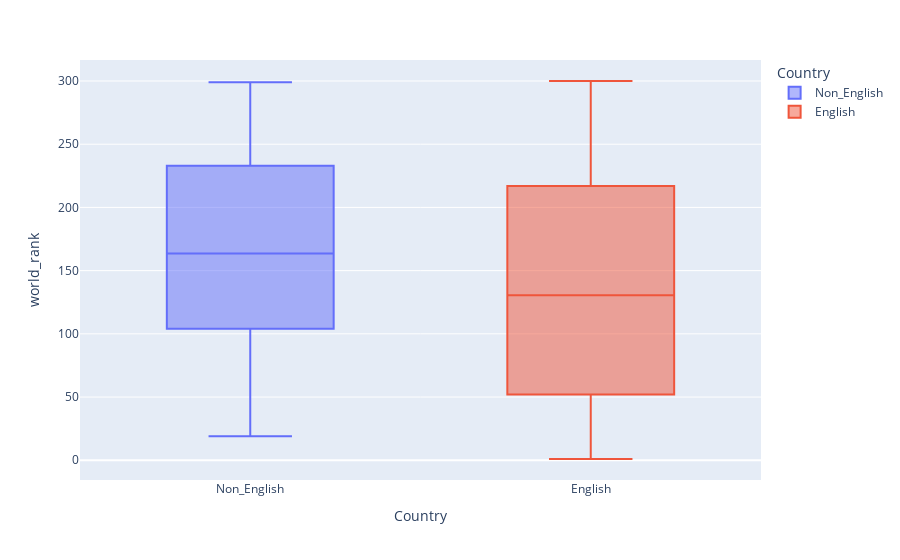

The notebook cell saved with this chart:
### Code cell
fig = px.box(pt_shanghai_14_all, x="Country", y="world_rank"#,hue = "year",
                 ,color = 'Country' )
fig.update_yaxes(showticklabels=True , matches=None)
fig.update_xaxes(showticklabels=True , matches=None)
fig.show()
#plt.savefig('boxplot_cwur_2012 .png', width=150,height = 150)

### Figure 1 — Plotly figure (JSON) as saved in the notebook; plotly's stock layout.template omitted (floating-point values rounded to 4 significant figures; data arrays with more than 128 entries replaced by an {"elided": "..."} marker saying what was removed)
{"data": [{"alignmentgroup": "True", "hovertemplate": "Country=%{x}<br>world_rank=%{y}<extra></extra>", "legendgroup": "Non_English", "marker": {"color": "#636efa"}, "name": "Non_English", "notched": false, "offsetgroup": "Non_English", "orientation": "v", "showlegend": true, "type": "box", "x": {"elided": "130 str values"}, "x0": " ", "xaxis": "x", "y": {"elided": "130 int values"}, "y0": " ", "yaxis": "y"}, {"alignmentgroup": "True", "hovertemplate": "Country=%{x}<br>world_rank=%{y}<extra></extra>", "legendgroup": "English", "marker": {"color": "#EF553B"}, "name": "English", "notched": false, "offsetgroup": "English", "orientation": "v", "showlegend": true, "type": "box", "x": {"elided": "170 str values"}, "x0": " ", "xaxis": "x", "y": {"elided": "170 int values"}, "y0": " ", "yaxis": "y"}], "layout": {"boxmode": "overlay", "legend": {"title": {"text": "Country"}, "tracegroupgap": 0}, "margin": {"t": 60}, "xaxis": {"anchor": "y", "categoryarray": ["Non_English", "English"], "categoryorder": "array", "domain": [0, 1], "showticklabels": true, "title": {"text": "Country"}}, "yaxis": {"anchor": "x", "domain": [0, 1], "showticklabels": true, "title": {"text": "world_rank"}}}}
